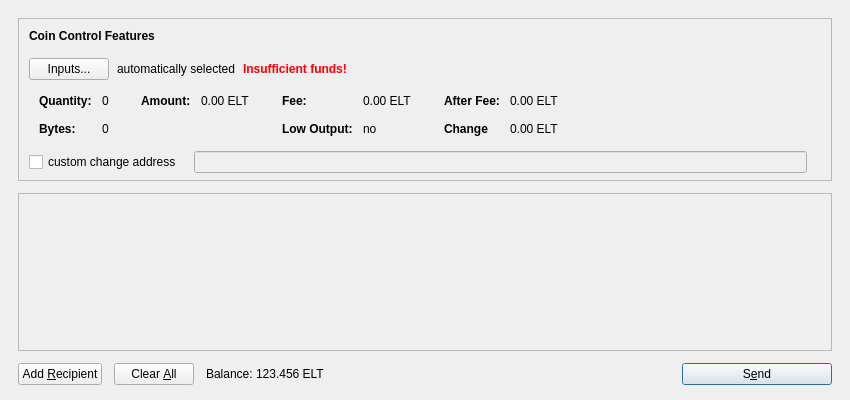
<?xml version="1.0" encoding="UTF-8"?>
<ui version="4.0">
 <class>SendCoinsDialog</class>
 <widget class="QDialog" name="SendCoinsDialog">
  <property name="geometry">
   <rect>
    <x>0</x>
    <y>0</y>
    <width>850</width>
    <height>400</height>
   </rect>
  </property>
  <property name="windowTitle">
   <string>Send Coins</string>
  </property>
  <layout class="QVBoxLayout" name="verticalLayout" stretch="0,1,0">
   <property name="spacing">
    <number>12</number>
   </property>
   <property name="leftMargin">
    <number>18</number>
   </property>
   <property name="topMargin">
    <number>18</number>
   </property>
   <property name="rightMargin">
    <number>18</number>
   </property>
   <property name="bottomMargin">
    <number>15</number>
   </property>
   <item>
    <widget class="QFrame" name="frameCoinControl">
     <property name="sizePolicy">
      <sizepolicy hsizetype="Expanding" vsizetype="Expanding">
       <horstretch>0</horstretch>
       <verstretch>0</verstretch>
      </sizepolicy>
     </property>
     <property name="maximumSize">
      <size>
       <width>16777215</width>
       <height>16777215</height>
      </size>
     </property>
     <property name="frameShape">
      <enum>QFrame::StyledPanel</enum>
     </property>
     <property name="frameShadow">
      <enum>QFrame::Sunken</enum>
     </property>
     <layout class="QVBoxLayout" name="verticalLayoutCoinControl2">
      <property name="spacing">
       <number>-1</number>
      </property>
      <property name="leftMargin">
       <number>0</number>
      </property>
      <property name="topMargin">
       <number>0</number>
      </property>
      <property name="rightMargin">
       <number>0</number>
      </property>
      <property name="bottomMargin">
       <number>6</number>
      </property>
      <item>
       <layout class="QVBoxLayout" name="verticalLayoutCoinControl" stretch="0,0,0,0,1">
        <property name="spacing">
         <number>0</number>
        </property>
        <property name="leftMargin">
         <number>10</number>
        </property>
        <property name="topMargin">
         <number>10</number>
        </property>
        <item>
         <layout class="QHBoxLayout" name="horizontalLayoutCoinControl1">
          <property name="bottomMargin">
           <number>15</number>
          </property>
          <item>
           <widget class="QLabel" name="labelCoinControlFeatures">
            <property name="sizePolicy">
             <sizepolicy hsizetype="Preferred" vsizetype="Maximum">
              <horstretch>0</horstretch>
              <verstretch>0</verstretch>
             </sizepolicy>
            </property>
            <property name="font">
             <font>
              <weight>75</weight>
              <bold>true</bold>
             </font>
            </property>
            <property name="styleSheet">
             <string notr="true">font-weight:bold;</string>
            </property>
            <property name="text">
             <string>Coin Control Features</string>
            </property>
           </widget>
          </item>
         </layout>
        </item>
        <item>
         <layout class="QHBoxLayout" name="horizontalLayoutCoinControl2" stretch="0,0,0,0">
          <property name="spacing">
           <number>8</number>
          </property>
          <property name="bottomMargin">
           <number>10</number>
          </property>
          <item>
           <widget class="QPushButton" name="pushButtonCoinControl">
            <property name="styleSheet">
             <string notr="true"/>
            </property>
            <property name="text">
             <string>Inputs...</string>
            </property>
           </widget>
          </item>
          <item>
           <widget class="QLabel" name="labelCoinControlAutomaticallySelected">
            <property name="text">
             <string>automatically selected</string>
            </property>
            <property name="margin">
             <number>5</number>
            </property>
           </widget>
          </item>
          <item>
           <widget class="QLabel" name="labelCoinControlInsuffFunds">
            <property name="font">
             <font>
              <weight>75</weight>
              <bold>true</bold>
             </font>
            </property>
            <property name="styleSheet">
             <string notr="true">color:red;font-weight:bold;</string>
            </property>
            <property name="text">
             <string>Insufficient funds!</string>
            </property>
            <property name="margin">
             <number>5</number>
            </property>
           </widget>
          </item>
          <item>
           <spacer name="horizontalSpacerCoinControl">
            <property name="orientation">
             <enum>Qt::Horizontal</enum>
            </property>
            <property name="sizeHint" stdset="0">
             <size>
              <width>40</width>
              <height>1</height>
             </size>
            </property>
           </spacer>
          </item>
         </layout>
        </item>
        <item>
         <widget class="QWidget" name="widgetCoinControl" native="true">
          <property name="sizePolicy">
           <sizepolicy hsizetype="Preferred" vsizetype="Preferred">
            <horstretch>0</horstretch>
            <verstretch>0</verstretch>
           </sizepolicy>
          </property>
          <property name="minimumSize">
           <size>
            <width>0</width>
            <height>0</height>
           </size>
          </property>
          <property name="styleSheet">
           <string notr="true"/>
          </property>
          <layout class="QHBoxLayout" name="horizontalLayoutCoinControl5">
           <property name="margin">
            <number>0</number>
           </property>
           <item>
            <layout class="QHBoxLayout" name="horizontalLayoutCoinControl3" stretch="0,0,0,1">
             <property name="spacing">
              <number>20</number>
             </property>
             <property name="topMargin">
              <number>0</number>
             </property>
             <property name="bottomMargin">
              <number>10</number>
             </property>
             <item>
              <layout class="QFormLayout" name="formLayoutCoinControl1">
               <property name="horizontalSpacing">
                <number>10</number>
               </property>
               <property name="verticalSpacing">
                <number>14</number>
               </property>
               <property name="leftMargin">
                <number>10</number>
               </property>
               <property name="topMargin">
                <number>4</number>
               </property>
               <property name="rightMargin">
                <number>6</number>
               </property>
               <item row="0" column="0">
                <widget class="QLabel" name="labelCoinControlQuantityText">
                 <property name="styleSheet">
                  <string notr="true">font-weight:bold;</string>
                 </property>
                 <property name="text">
                  <string>Quantity:</string>
                 </property>
                 <property name="margin">
                  <number>0</number>
                 </property>
                </widget>
               </item>
               <item row="0" column="1">
                <widget class="QLabel" name="labelCoinControlQuantity">
                 <property name="cursor">
                  <cursorShape>IBeamCursor</cursorShape>
                 </property>
                 <property name="contextMenuPolicy">
                  <enum>Qt::ActionsContextMenu</enum>
                 </property>
                 <property name="text">
                  <string>0</string>
                 </property>
                 <property name="margin">
                  <number>0</number>
                 </property>
                 <property name="textInteractionFlags">
                  <set>Qt::LinksAccessibleByMouse|Qt::TextSelectableByKeyboard|Qt::TextSelectableByMouse</set>
                 </property>
                </widget>
               </item>
               <item row="1" column="0">
                <widget class="QLabel" name="labelCoinControlBytesText">
                 <property name="styleSheet">
                  <string notr="true">font-weight:bold;</string>
                 </property>
                 <property name="text">
                  <string>Bytes:</string>
                 </property>
                </widget>
               </item>
               <item row="1" column="1">
                <widget class="QLabel" name="labelCoinControlBytes">
                 <property name="cursor">
                  <cursorShape>IBeamCursor</cursorShape>
                 </property>
                 <property name="contextMenuPolicy">
                  <enum>Qt::ActionsContextMenu</enum>
                 </property>
                 <property name="text">
                  <string>0</string>
                 </property>
                 <property name="textInteractionFlags">
                  <set>Qt::LinksAccessibleByMouse|Qt::TextSelectableByKeyboard|Qt::TextSelectableByMouse</set>
                 </property>
                </widget>
               </item>
              </layout>
             </item>
             <item>
              <layout class="QFormLayout" name="formLayoutCoinControl2">
               <property name="horizontalSpacing">
                <number>10</number>
               </property>
               <property name="verticalSpacing">
                <number>14</number>
               </property>
               <property name="leftMargin">
                <number>6</number>
               </property>
               <property name="topMargin">
                <number>4</number>
               </property>
               <property name="rightMargin">
                <number>6</number>
               </property>
               <item row="0" column="0">
                <widget class="QLabel" name="labelCoinControlAmountText">
                 <property name="styleSheet">
                  <string notr="true">font-weight:bold;</string>
                 </property>
                 <property name="text">
                  <string>Amount:</string>
                 </property>
                 <property name="margin">
                  <number>0</number>
                 </property>
                </widget>
               </item>
               <item row="0" column="1">
                <widget class="QLabel" name="labelCoinControlAmount">
                 <property name="cursor">
                  <cursorShape>IBeamCursor</cursorShape>
                 </property>
                 <property name="contextMenuPolicy">
                  <enum>Qt::ActionsContextMenu</enum>
                 </property>
                 <property name="text">
                  <string notr="true">0.00 ELT</string>
                 </property>
                 <property name="textInteractionFlags">
                  <set>Qt::LinksAccessibleByMouse|Qt::TextSelectableByKeyboard|Qt::TextSelectableByMouse</set>
                 </property>
                </widget>
               </item>
              </layout>
             </item>
             <item>
              <layout class="QFormLayout" name="formLayoutCoinControl3">
               <property name="horizontalSpacing">
                <number>10</number>
               </property>
               <property name="verticalSpacing">
                <number>14</number>
               </property>
               <property name="leftMargin">
                <number>6</number>
               </property>
               <property name="topMargin">
                <number>4</number>
               </property>
               <property name="rightMargin">
                <number>6</number>
               </property>
               <item row="0" column="0">
                <widget class="QLabel" name="labelCoinControlFeeText">
                 <property name="styleSheet">
                  <string notr="true">font-weight:bold;</string>
                 </property>
                 <property name="text">
                  <string>Fee:</string>
                 </property>
                 <property name="margin">
                  <number>0</number>
                 </property>
                </widget>
               </item>
               <item row="0" column="1">
                <widget class="QLabel" name="labelCoinControlFee">
                 <property name="cursor">
                  <cursorShape>IBeamCursor</cursorShape>
                 </property>
                 <property name="contextMenuPolicy">
                  <enum>Qt::ActionsContextMenu</enum>
                 </property>
                 <property name="text">
                  <string notr="true">0.00 ELT</string>
                 </property>
                 <property name="textInteractionFlags">
                  <set>Qt::LinksAccessibleByMouse|Qt::TextSelectableByKeyboard|Qt::TextSelectableByMouse</set>
                 </property>
                </widget>
               </item>
               <item row="1" column="0">
                <widget class="QLabel" name="labelCoinControlLowOutputText">
                 <property name="styleSheet">
                  <string notr="true">font-weight:bold;</string>
                 </property>
                 <property name="text">
                  <string>Low Output:</string>
                 </property>
                </widget>
               </item>
               <item row="1" column="1">
                <widget class="QLabel" name="labelCoinControlLowOutput">
                 <property name="cursor">
                  <cursorShape>IBeamCursor</cursorShape>
                 </property>
                 <property name="contextMenuPolicy">
                  <enum>Qt::ActionsContextMenu</enum>
                 </property>
                 <property name="text">
                  <string>no</string>
                 </property>
                 <property name="textInteractionFlags">
                  <set>Qt::LinksAccessibleByMouse|Qt::TextSelectableByKeyboard|Qt::TextSelectableByMouse</set>
                 </property>
                </widget>
               </item>
              </layout>
             </item>
             <item>
              <layout class="QFormLayout" name="formLayoutCoinControl4">
               <property name="horizontalSpacing">
                <number>10</number>
               </property>
               <property name="verticalSpacing">
                <number>14</number>
               </property>
               <property name="leftMargin">
                <number>6</number>
               </property>
               <property name="topMargin">
                <number>4</number>
               </property>
               <property name="rightMargin">
                <number>6</number>
               </property>
               <item row="0" column="0">
                <widget class="QLabel" name="labelCoinControlAfterFeeText">
                 <property name="styleSheet">
                  <string notr="true">font-weight:bold;</string>
                 </property>
                 <property name="text">
                  <string>After Fee:</string>
                 </property>
                 <property name="margin">
                  <number>0</number>
                 </property>
                </widget>
               </item>
               <item row="0" column="1">
                <widget class="QLabel" name="labelCoinControlAfterFee">
                 <property name="cursor">
                  <cursorShape>IBeamCursor</cursorShape>
                 </property>
                 <property name="contextMenuPolicy">
                  <enum>Qt::ActionsContextMenu</enum>
                 </property>
                 <property name="text">
                  <string notr="true">0.00 ELT</string>
                 </property>
                 <property name="textInteractionFlags">
                  <set>Qt::LinksAccessibleByMouse|Qt::TextSelectableByKeyboard|Qt::TextSelectableByMouse</set>
                 </property>
                </widget>
               </item>
               <item row="1" column="0">
                <widget class="QLabel" name="labelCoinControlChangeText">
                 <property name="styleSheet">
                  <string notr="true">font-weight:bold;</string>
                 </property>
                 <property name="text">
                  <string>Change</string>
                 </property>
                </widget>
               </item>
               <item row="1" column="1">
                <widget class="QLabel" name="labelCoinControlChange">
                 <property name="cursor">
                  <cursorShape>IBeamCursor</cursorShape>
                 </property>
                 <property name="contextMenuPolicy">
                  <enum>Qt::ActionsContextMenu</enum>
                 </property>
                 <property name="text">
                  <string notr="true">0.00 ELT</string>
                 </property>
                 <property name="textInteractionFlags">
                  <set>Qt::LinksAccessibleByMouse|Qt::TextSelectableByKeyboard|Qt::TextSelectableByMouse</set>
                 </property>
                </widget>
               </item>
              </layout>
             </item>
            </layout>
           </item>
          </layout>
         </widget>
        </item>
        <item>
         <layout class="QHBoxLayout" name="horizontalLayoutCoinControl4" stretch="0,0,0">
          <property name="spacing">
           <number>12</number>
          </property>
          <property name="sizeConstraint">
           <enum>QLayout::SetDefaultConstraint</enum>
          </property>
          <property name="topMargin">
           <number>5</number>
          </property>
          <property name="rightMargin">
           <number>5</number>
          </property>
          <item>
           <widget class="QCheckBox" name="checkBoxCoinControlChange">
            <property name="text">
             <string>custom change address</string>
            </property>
           </widget>
          </item>
          <item>
           <widget class="QLineEdit" name="lineEditCoinControlChange">
            <property name="enabled">
             <bool>false</bool>
            </property>
            <property name="sizePolicy">
             <sizepolicy hsizetype="Expanding" vsizetype="Fixed">
              <horstretch>0</horstretch>
              <verstretch>0</verstretch>
             </sizepolicy>
            </property>
           </widget>
          </item>
          <item>
           <widget class="QLabel" name="labelCoinControlChangeLabel">
            <property name="sizePolicy">
             <sizepolicy hsizetype="Preferred" vsizetype="Expanding">
              <horstretch>0</horstretch>
              <verstretch>0</verstretch>
             </sizepolicy>
            </property>
            <property name="minimumSize">
             <size>
              <width>0</width>
              <height>0</height>
             </size>
            </property>
            <property name="text">
             <string/>
            </property>
            <property name="margin">
             <number>3</number>
            </property>
           </widget>
          </item>
         </layout>
        </item>
        <item>
         <spacer name="verticalSpacerCoinControl">
          <property name="orientation">
           <enum>Qt::Vertical</enum>
          </property>
          <property name="sizeHint" stdset="0">
           <size>
            <width>800</width>
            <height>1</height>
           </size>
          </property>
         </spacer>
        </item>
       </layout>
      </item>
     </layout>
    </widget>
   </item>
   <item>
    <widget class="QScrollArea" name="scrollArea">
     <property name="widgetResizable">
      <bool>true</bool>
     </property>
     <widget class="QWidget" name="scrollAreaWidgetContents">
      <property name="geometry">
       <rect>
        <x>0</x>
        <y>0</y>
        <width>830</width>
        <height>165</height>
       </rect>
      </property>
      <layout class="QVBoxLayout" name="verticalLayout_2">
       <property name="margin">
        <number>0</number>
       </property>
       <item>
        <layout class="QVBoxLayout" name="entries">
         <property name="spacing">
          <number>12</number>
         </property>
        </layout>
       </item>
       <item>
        <spacer name="verticalSpacer">
         <property name="orientation">
          <enum>Qt::Vertical</enum>
         </property>
         <property name="sizeHint" stdset="0">
          <size>
           <width>20</width>
           <height>40</height>
          </size>
         </property>
        </spacer>
       </item>
      </layout>
     </widget>
    </widget>
   </item>
   <item>
    <layout class="QHBoxLayout" name="horizontalLayout">
     <item>
      <widget class="QPushButton" name="addButton">
       <property name="toolTip">
        <string>Send to multiple recipients at once</string>
       </property>
       <property name="text">
        <string>Add &amp;Recipient</string>
       </property>
       <property name="autoDefault">
        <bool>false</bool>
       </property>
      </widget>
     </item>
     <item>
      <widget class="QPushButton" name="clearButton">
       <property name="sizePolicy">
        <sizepolicy hsizetype="Minimum" vsizetype="Fixed">
         <horstretch>0</horstretch>
         <verstretch>0</verstretch>
        </sizepolicy>
       </property>
       <property name="toolTip">
        <string>Remove all transaction fields</string>
       </property>
       <property name="text">
        <string>Clear &amp;All</string>
       </property>
       <property name="autoRepeatDelay">
        <number>300</number>
       </property>
       <property name="autoDefault">
        <bool>false</bool>
       </property>
      </widget>
     </item>
     <item>
      <layout class="QHBoxLayout" name="horizontalLayout_2">
       <property name="spacing">
        <number>3</number>
       </property>
       <item>
        <widget class="QLabel" name="labelBalanceText">
         <property name="sizePolicy">
          <sizepolicy hsizetype="Preferred" vsizetype="Fixed">
           <horstretch>0</horstretch>
           <verstretch>0</verstretch>
          </sizepolicy>
         </property>
         <property name="text">
          <string>Balance:</string>
         </property>
        </widget>
       </item>
       <item>
        <widget class="QLabel" name="labelBalance">
         <property name="sizePolicy">
          <sizepolicy hsizetype="Preferred" vsizetype="Fixed">
           <horstretch>0</horstretch>
           <verstretch>0</verstretch>
          </sizepolicy>
         </property>
         <property name="cursor">
          <cursorShape>IBeamCursor</cursorShape>
         </property>
         <property name="text">
          <string notr="true">123.456 ELT</string>
         </property>
         <property name="textInteractionFlags">
          <set>Qt::LinksAccessibleByMouse|Qt::TextSelectableByKeyboard|Qt::TextSelectableByMouse</set>
         </property>
        </widget>
       </item>
      </layout>
     </item>
     <item>
      <spacer name="horizontalSpacer">
       <property name="orientation">
        <enum>Qt::Horizontal</enum>
       </property>
       <property name="sizeHint" stdset="0">
        <size>
         <width>40</width>
         <height>20</height>
        </size>
       </property>
      </spacer>
     </item>
     <item>
      <widget class="QPushButton" name="sendButton">
       <property name="minimumSize">
        <size>
         <width>150</width>
         <height>0</height>
        </size>
       </property>
       <property name="toolTip">
        <string>Confirm the send action</string>
       </property>
       <property name="text">
        <string>S&amp;end</string>
       </property>
       <property name="icon">
        <iconset resource="../eltoken.qrc">
         <normaloff>:/icons/send</normaloff>:/icons/send</iconset>
       </property>
       <property name="default">
        <bool>true</bool>
       </property>
      </widget>
     </item>
    </layout>
   </item>
  </layout>
 </widget>
 <resources>
  <include location="../eltoken.qrc"/>
 </resources>
 <connections/>
</ui>
